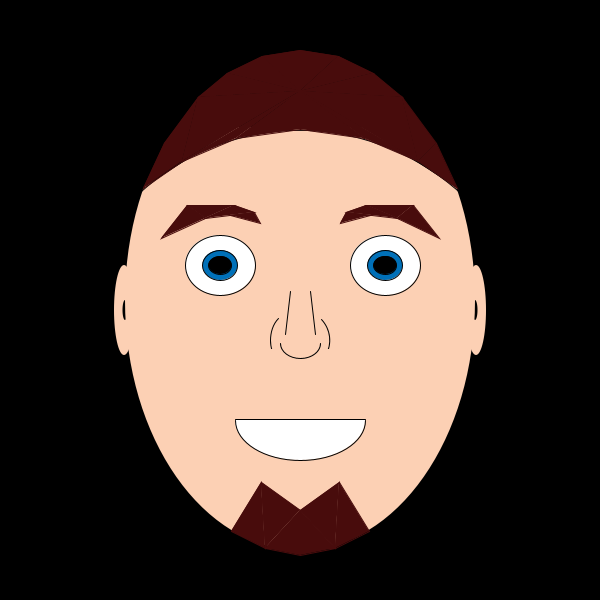
Frame 1 (no input)
Frame 60 (the mouse pressed at the canvas centre just before this capture): identical to frame 1, image omitted
Frame 120 (the mouse held since frame 60 and released just before this capture): identical to frame 1, image omitted

The Processing sketch that drew this single still picture (run headless with seeded random() and noise(); from frame 60 on, the mouse is pressed at the canvas centre):

// Processing sketch: processing_116669
// ── processing_116669.pde

void setup(){
  size (600,600);
}

void draw() {
  background (#000000);
  fill (#FCD0B4);
  //orelles
  noStroke();
  fill (#FCD0B4);
  ellipse(124,310,20,90);
  ellipse(476,310,20,90);
  fill(#000000);
  ellipse(125,310,5,20);
  ellipse(475,310,5,20);
  //cara
  fill (#FCD0B4);
  ellipse (300,300, 350, 500);
  //ulls
  fill(#FFFFFF);
  stroke(#000000);
  ellipse(220,265,70,60);
  ellipse(385,265,70,60);
  fill(#0070B8);
  ellipse(220,265,35,30);
  ellipse(385,265,35,30);
  fill(#000000);
  ellipse(220,265,23,18);
  ellipse(385,265,23,18);
  //boca
  fill(#FFFFFF);
  arc(300, 420, 130, 80, 0, PI, OPEN);
  line(235,419,365,419);
  //Celles
  stroke(#480C0C);
  fill(#480C0C);
  //Cella esquerra (de esquerra a dreta)
  triangle(187,205,205,218,161,238);
  triangle(187,205,205,218,234,205);
  triangle(205,218,234,205,254,212);
  triangle(230,215,254,212,260,223);
  //cella dreta (de dreta a esquerra
  triangle(340,223,346,212,370,215);
  triangle(346,212,366,205,397,218);
  triangle(413,205,397,218,366,205);
  triangle(397,218,413,205,439,238);
  //nas
  stroke(#000000);
  line(290,291,285,334);
  line(310,291,315,334);
  noFill();
  arc(300, 340, 60, 60,PI,PI+QUARTER_PI);
  arc(300, 340, 60, 60,TWO_PI-0.75,TWO_PI+PI);
  fill (#FCD0B4);
  noStroke();
  rect(252,349,100,50);
  stroke(#000000);
  noFill();
  arc(300, 343, 40, 30,TWO_PI,TWO_PI+PI);
  //Cabell
  noFill();
  arc(300, 400, 500,540,QUARTER_PI,TWO_PI);
  noStroke();
  //correccions
  fill(#000000);
  rect(100,27,400,100);
  triangle(143,188,138,113,246,121);
  triangle(457,188,462,113,354,121);
  fill(#480C0C);
  stroke(#480C0C);
  //Part esquerra
  triangle(143,188,164,143,182,161);
  triangle(164,143,182,161,198,97);
  triangle(182,161,236,138,300,91);
  triangle(182,161,198,97,300,91);
  triangle(198,97,300,91,227,73);
  triangle(300,91,300,129,236,138);
  triangle(262,56,227,73,300,91);
  triangle(300,50,300,91,262,56);
  //part dreta
  triangle(300,50,300,91,338,56);
  triangle(338,56,373,73,300,91);  
  triangle(300,91,300,129,364,138);
  triangle(402,97,300,91,373,73);  
  triangle(418,161,402,97,300,91);
  triangle(418,161,364,138,300,91);
  triangle(436,143,418,161,402,97);
  triangle(457,188,436,143,418,161);
  //Perilla esquerra
  triangle(261,482,231,531,265,548);
  triangle(261,482,265,548,300,510);
  //perilla dreta
  triangle(339,482,369,531,335,548);  
  triangle(339,482,335,548,300,510);
  //Perilla centre
  triangle(300,510,335,548,265,548);
  triangle(300,555,335,548,265,548);
}
